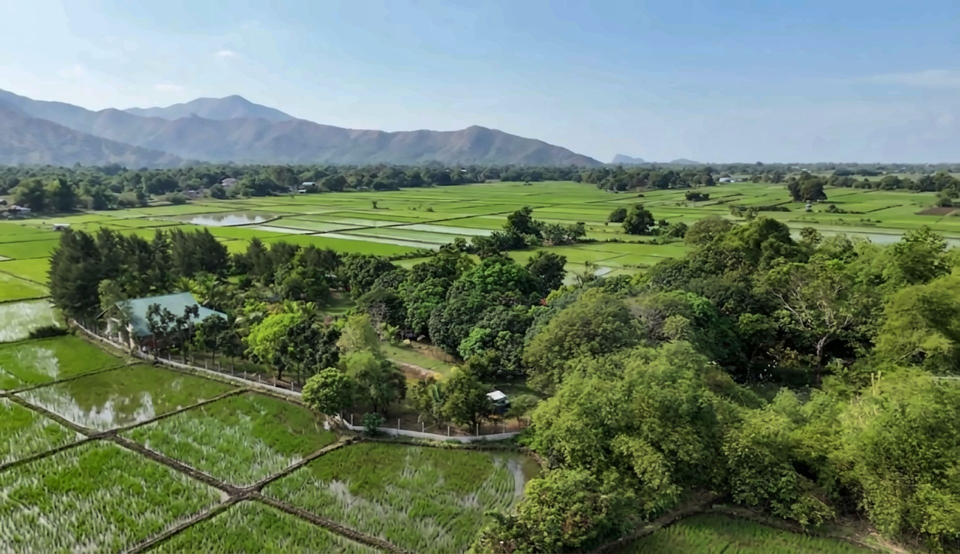
#> input picture assets/img/hero-1920.jpg, 1920 x 1108 px, given in place of fb-logo.jpg, which was not available (shown at 1/2 size)
$ python process_images.py ../assets/img/hero-1920.jpg
#> lines starting #> are read from the running program, lines starting #| are printed output that depends on the picture; after the words box and inside, x2 and y2 are one past the last pixel; in counts of white or black regions, pixels touching at a corner belong together
"""Clean up and export Balai Taltalon photos for the web.

Pipeline per image (kept deliberately light so the place still looks like itself):
  1. gentle gray-world white balance (blended 35% so warm timber stays warm)
  2. light chroma/luma denoise to clean phone/JPEG artifacts
  3. mild local contrast (CLAHE on L channel, low clip)
  4. small warmth + saturation trim toward the site's "Pine & Ember" mood
  5. unsharp mask after resizing
  6. export WebP + JPG at 640 / 1280 / 1920 widths (never upscaled past 1.0x of source,
     except where a source is narrower than 1280; then Lanczos upscale is used)

Run:  .tools/Scripts/python tools/process_images.py
"""
import os, sys
import numpy as np
import cv2
from PIL import Image, ImageFilter, ImageEnhance

ROOT = os.path.dirname(os.path.dirname(os.path.abspath(__file__)))
SRC = os.path.join(ROOT, "assets", "originals")
OUT = os.path.join(ROOT, "assets", "img")
os.makedirs(OUT, exist_ok=True)

# output name -> (source file, optional crop box as fractions l,t,r,b, widths)
W3 = (640, 1280, 1920)
W2 = (640, 1280)
MAP = {
    "hero":            ("airbnb/ab60", None, W3),
    "aerial-grounds":  ("airbnb/ab63", None, W3),
    "veranda-flowers": ("airbnb/ab13", None, W2),
    "cabin-exterior":  ("airbnb/ab58", None, W3),
    "cabin-bedroom":   ("airbnb/ab10", None, W2),
    "cabin-mezzanine": ("airbnb/ab37", None, W2),
    "cabin-bath":      ("airbnb/ab45", None, W2),
    "wing-exterior":   ("airbnb/ab47", None, W3),
    "wing-bedroom":    ("airbnb/ab06", None, W2),
    "wing-bedroom-2":  ("airbnb/ab32", None, W2),
    "kitchen":         ("airbnb/ab09", None, W3),
    "alfresco":        ("airbnb/ab01", None, W2),
    "living":          ("airbnb/ab07", None, W2),
    "karaoke":         ("airbnb/ab20", None, W2),
    "pool":            ("airbnb/ab02", None, W3),
    "pool-2":          ("airbnb/ab90", None, W2),
    "pines":           ("airbnb/ab83", None, W3),
    "pines-2":         ("airbnb/ab70", None, W2),
    "bonfire":         ("airbnb/ab89", None, W3),
    "bonfire-2":       ("airbnb/ab84", None, W2),
    "hammock":         ("airbnb/ab51", None, W2),
    "hammock-cottage": ("airbnb/ab66", None, W2),
    "fishpond":        ("airbnb/ab72", None, W2),
    "fishpond-aerial": ("airbnb/ab62", None, W2),
    "court":           ("airbnb/ab76", None, W2),
    "bikes":           ("airbnb/ab59", None, W2),
    "pavilion-sunset": ("airbnb/ab75", None, W3),
    "pavilion":        ("airbnb/ab85", None, W3),
    "camping":         ("airbnb/ab69", None, W2),
    "gate":            ("airbnb/ab15", None, W2),
    "path":            ("airbnb/ab65", None, W2),
    "bougainvillea":   ("airbnb/ab73", None, W2),
    "mountain-view":   ("airbnb/ab71", None, W2),
    "garden-arch":     ("airbnb/ab48", None, W2),
    "mango-lawn":      ("airbnb/ab54", None, W2),
    "veranda-dining":  ("airbnb/ab04", None, W2),
    # stock (Unsplash, free licence) - light touch only
    "near-cove":       ("stock/unsplash-Yf-1Exqwkxs", None, W2),
    # "near-bangka" (unsplash-tPRgXGLX0-M) downloaded but not used
    "near-island":     ("stock/unsplash-LmrGU2tVWLo", None, W2),
    "near-beach":      ("stock/unsplash-8mzOhT8cDlo", None, W2),
}


def find_src(stem):
    base = os.path.join(SRC, stem)
    for ext in (".jpeg", ".jpg", ".png", ".webp"):
        if os.path.exists(base + ext):
            return base + ext
    raise FileNotFoundError(stem)


NIGHT = {"bonfire", "bonfire-2"}


def enhance(img_rgb: np.ndarray, stock=False, night=False) -> np.ndarray:
    # NOTE: an automatic gray-world white balance was tried first and removed:
    # it stripped the natural warmth of timber interiors and firelight.
    img = img_rgb.copy()
    # 1. denoise (stronger for low-light phone shots)
    if not stock:
        h = 6 if night else 3
        img = cv2.fastNlMeansDenoisingColored(img, None, h, h + 1, 7, 21)
    # 2. local contrast, lightly blended
    lab = cv2.cvtColor(img, cv2.COLOR_RGB2LAB)
    l, a, b = cv2.split(lab)
    clahe = cv2.createCLAHE(clipLimit=1.3, tileGridSize=(8, 8))
    l2 = clahe.apply(l)
    l = cv2.addWeighted(l, 0.7, l2, 0.3, 0)
    # 3. a touch of warmth (b channel toward yellow)
    if not stock and not night:
        b = cv2.add(b, 1)
    img = cv2.cvtColor(cv2.merge([l, a, b]), cv2.COLOR_LAB2RGB)
    return img


def main():
    only = set(sys.argv[1:])
    for name, (stem, crop, widths) in MAP.items():
        if only and name not in only:
            continue
        path = find_src(stem)
        im = Image.open(path).convert("RGB")
        if crop:
            w, h = im.size
            im = im.crop((int(crop[0]*w), int(crop[1]*h), int(crop[2]*w), int(crop[3]*h)))
        arr = enhance(np.array(im), stock=stem.startswith("stock"), night=name in NIGHT)
        im = Image.fromarray(arr)
        # gentle saturation trim to keep phone HDR from looking neon
        if name not in NIGHT:
            im = ImageEnhance.Color(im).enhance(0.95)
        sw, sh = im.size
        for w in widths:
            tw = w  # sources are 2400-2560px wide, so this only ever downsizes
            if sw < w:
                print(f"  ! {name}: source {sw}px < {w}px, Lanczos upscale")
            th = round(sh * tw / sw)
            r = im.resize((tw, th), Image.LANCZOS)
            r = r.filter(ImageFilter.UnsharpMask(radius=1.1, percent=55 if tw < 1000 else 70, threshold=2))
            q = 68 if name in NIGHT else 74
            r.save(os.path.join(OUT, f"{name}-{w}.webp"), "WEBP", quality=q, method=6)
            r.save(os.path.join(OUT, f"{name}-{w}.jpg"), "JPEG", quality=q + 4, optimize=True, progressive=True)
        print(f"{name:18s} <- {os.path.basename(path)} {sw}x{sh}")

    # logo: the full plaque (their FB profile image) for the footer, unaltered apart from resizing
    logo = Image.open(os.path.join(SRC, "fb-logo.jpg")).convert("RGB")
#> logo is the input picture: PIL image 1920x1108 RGB; mean R, G, B 108.5, 126.8, 103.7
    plaque = logo.resize((320, 320), Image.LANCZOS)
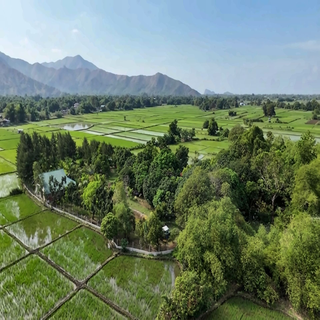
#> plaque: PIL image 320x320 RGB; mean R, G, B 108.5, 126.8, 103.7
    plaque.save(os.path.join(OUT, "logo-plaque-320.webp"), "WEBP", quality=86)
    plaque.save(os.path.join(OUT, "logo-plaque-320.jpg"), quality=86)
    # favicon / touch icon: circular crop of the hut-and-hammock emblem only
    cx, cy, r = 388, 378, 140
    box = logo.crop((cx - r, cy - r, cx + r, cy + r)).resize((512, 512), Image.LANCZOS)
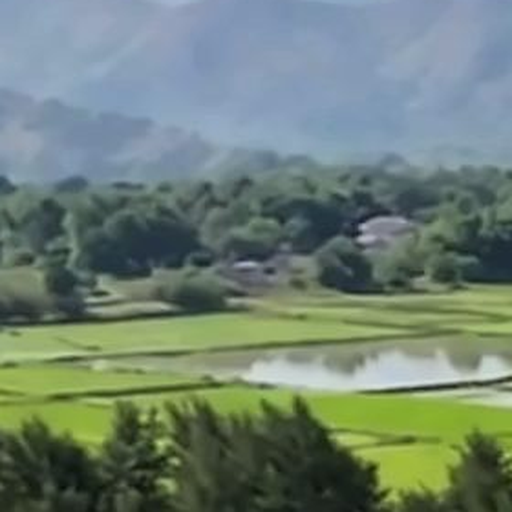
#> box: PIL image 512x512 RGB; mean R, G, B 110.6, 128.4, 115.9
    mask = Image.new("L", (512, 512), 0)
#> mask: PIL image 512x512 L; every value is 0
    from PIL import ImageDraw
    ImageDraw.Draw(mask).ellipse((0, 0, 511, 511), fill=255)
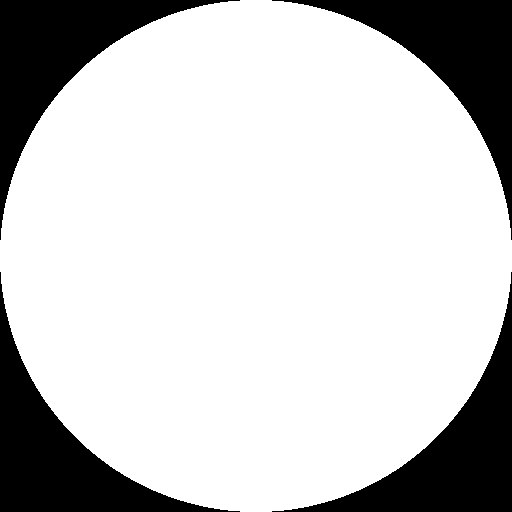
#> mask: PIL image 512x512 L; 78.5% white; 4 black regions, box (x1, y1, x2, y2) and area: (0, 0, 240, 240) 14089, (272, 0, 512, 240) 14089, (0, 272, 240, 512) 14089, (272, 272, 512, 512) 14089
    badge = Image.new("RGBA", (512, 512), (0, 0, 0, 0))
#> badge: PIL image 512x512 RGBA; every value is 0
    badge.paste(box, (0, 0), mask)
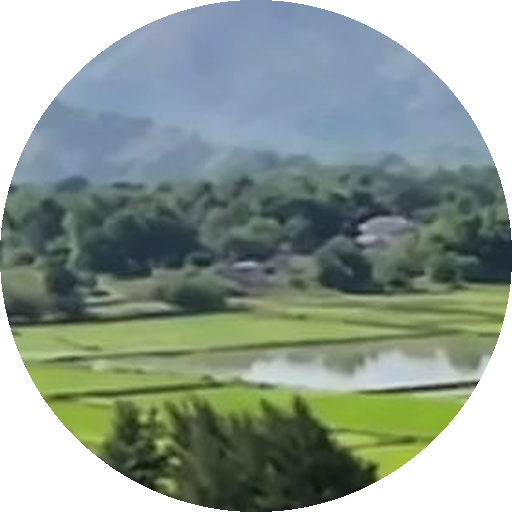
#> badge: PIL image 512x512 RGBA; mean R, G, B, A 86.4, 100.4, 90.5, 200.2; transparent parts drawn white
    badge.resize((180, 180), Image.LANCZOS).save(os.path.join(ROOT, "apple-touch-icon.png"))
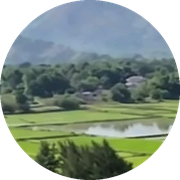
#> saved as apple-touch-icon.png: PIL image 180x180 RGBA; mean R, G, B, A 89.1, 103.6, 93.2, 200.2; transparent parts drawn white
    badge.resize((48, 48), Image.LANCZOS).save(os.path.join(ROOT, "favicon.png"))
    # social share image
    og = Image.open(os.path.join(OUT, "hero-1280.jpg"))
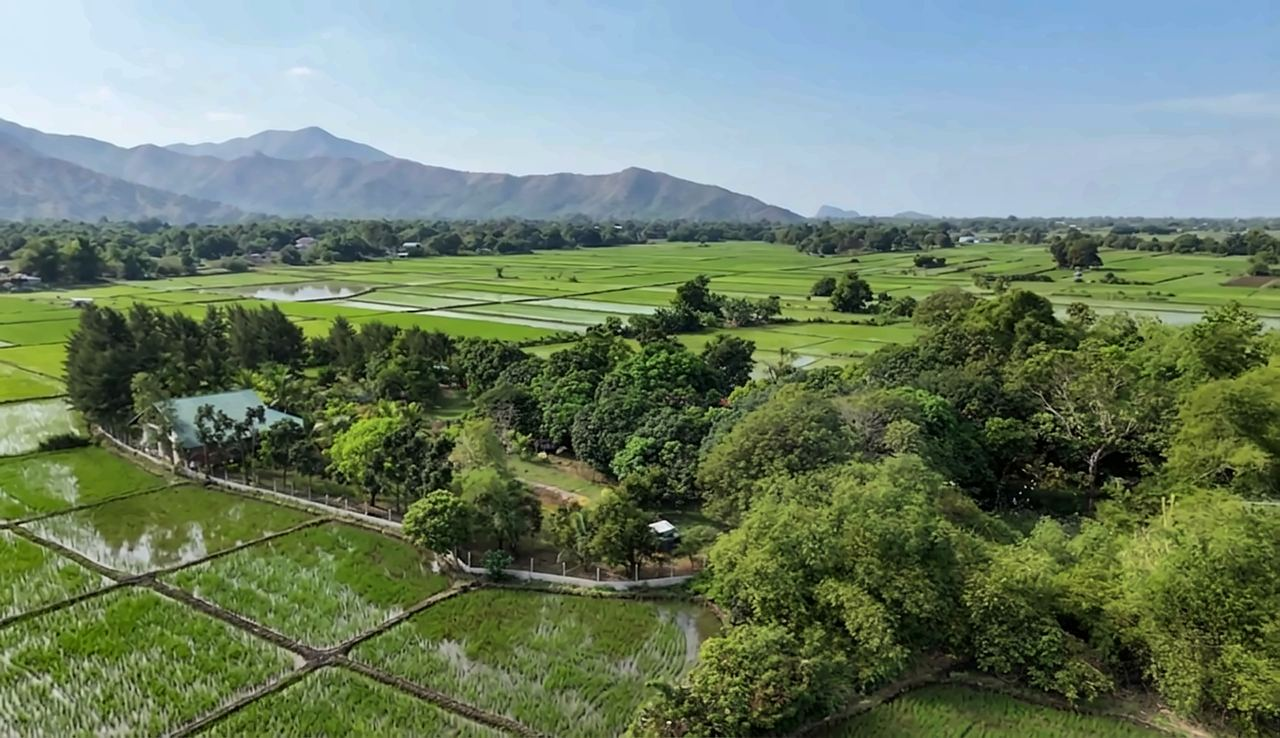
#> input picture assets/img/hero-1280.jpg, 1280 x 738 px
#> og is the input picture: PIL image 1280x738 RGB; mean R, G, B 108.5, 126.8, 103.8
    og = og.resize((1200, round(og.height * 1200 / og.width)), Image.LANCZOS)
#> og: PIL image 1200x692 RGB
    top = max(0, (og.height - 630) // 2)
#> top = 31
    og.crop((0, top, 1200, top + 630)).save(os.path.join(OUT, "og-image.jpg"), quality=82)
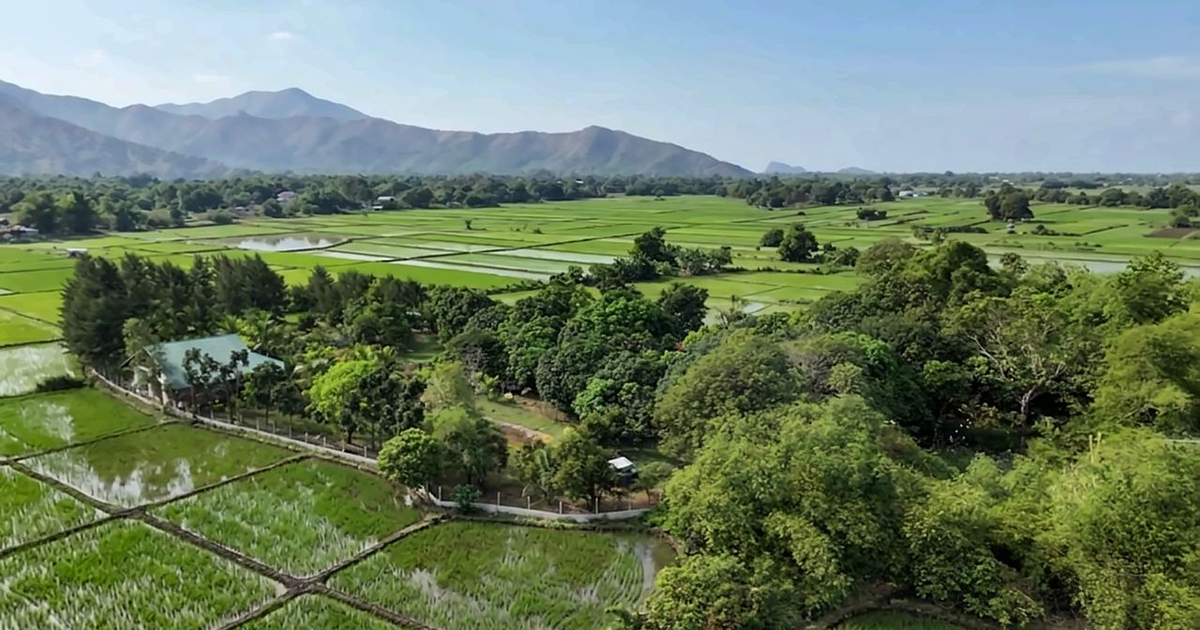
#> saved as og-image.jpg: PIL image 1200x630 RGB; mean R, G, B 107.3, 125, 100.3
    print("logo + favicon + og done")


if __name__ == "__main__":
    main()
